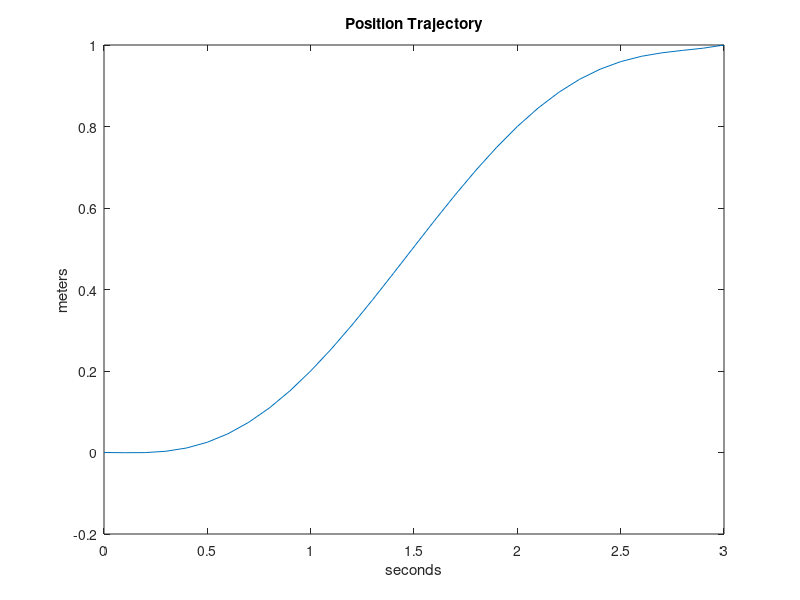
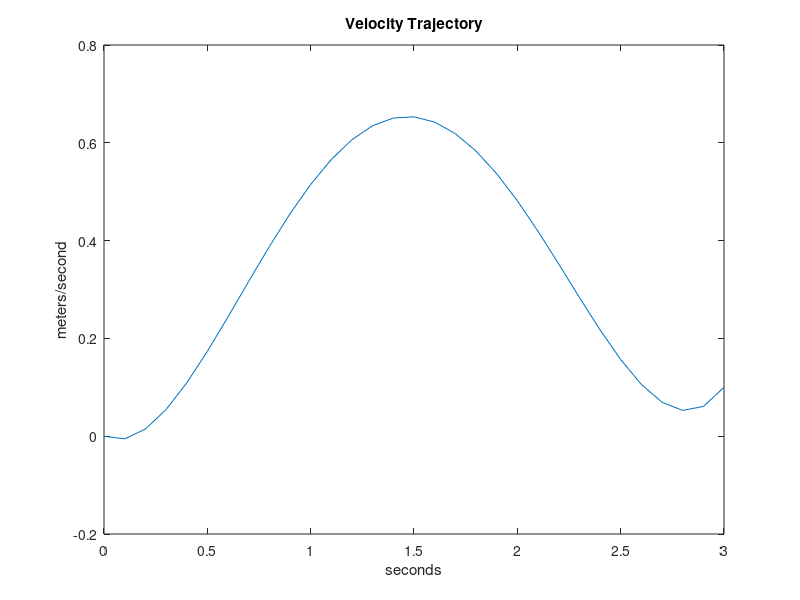
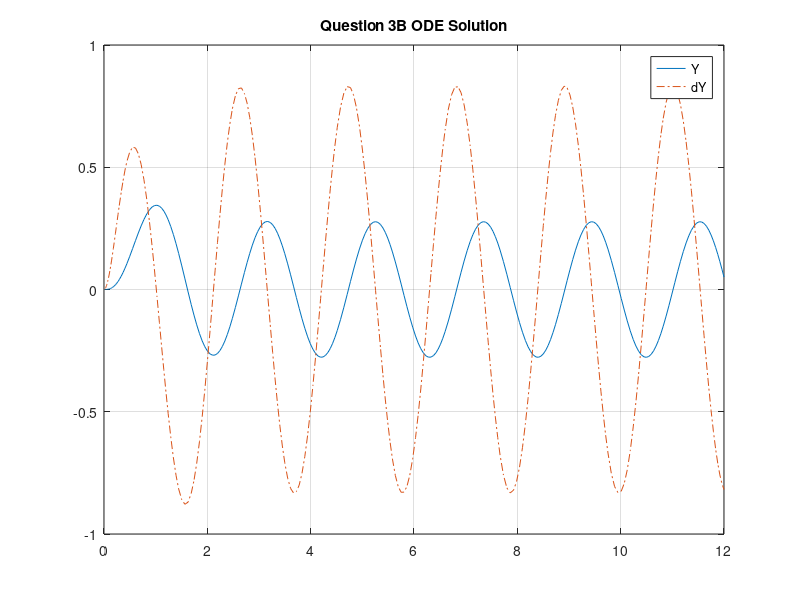
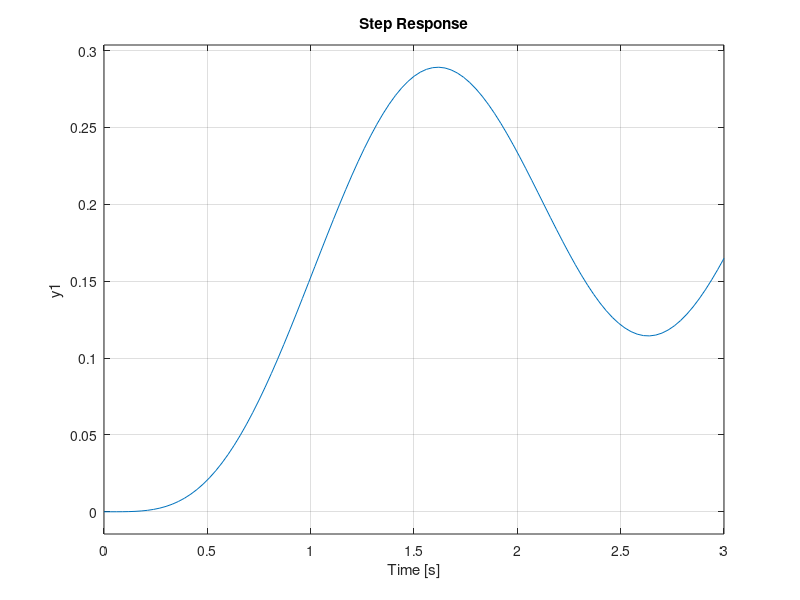

Source code (MATLAB) for these figures, in order: (Note: this script raises an error after producing the figures.)
%% RBE500 Harrilal Final Report

function RBE500Final
question1
question2
question3b
question3d
question4
question5
end

function question1

A = [ 1 0 0 0 0 0;
    1 1 1 1 1 1;
    1 2 4 8 16 32;
    1 3 9 27 81 243;
    0 1 0 0 0 0
    0 1 6 27 108 405];

B = [ 0; 0.2; 0.8; 1; 0; 0.1];

%solve for coeffs of polynomial
y = A\B


%reverse y to put in form for polyval
r=wrev(y)
t = 0:.1:3;

p = polyval(r,t);

%plot position
figure(1)
plot(t,p)
title('Position Trajectory')
xlabel('seconds')
ylabel('meters')

k = polyder(r);
pdot = polyval(k,t);
%plot velocity
figure(2)
plot(t,pdot)
title('Velocity Trajectory')
xlabel('seconds')
ylabel('meters/second')
%<sprintf('\L')>
end

function question2

H0_1 = Tx(5)*Rx(-60)*Tz(4)*Ry(-90)*Rz(90)*Tx(-4*sqrt(3))

H1_0 = inv(H0_1)

end

%

function question3b

figure(3)
[T,Y] = ode45(@equation3,[0 12],[0 0]);
plot(T,Y(:,1),'-',T,Y(:,2),'-.'); grid on;
legend('Y', 'dY');
title('Question 3B ODE Solution')

end

function question3d
num = [15];
den = [1 6 17 54 72];
sys = tf(num,den)

figure(4)
step(sys)
end

function question4

syms theta1 d2 theta3 theta4

H0_1 = Ty(3)*Rzrad(theta1)
H1_2 = Ty(5)*Tx(d2)
H2_3 = Rx(-90)*Tz(8)*Rzrad(theta3)
H3_4 = Rx(90)*Tx(4)*Rzrad(theta4)
H4_5 = Tx(2)

H0_5 = H0_1*H1_2*H2_3*H3_4*H4_5

end



function question5
num = [1];
den = [1 4 6];
sys = tf(num,den)


sys_cl = feedback(sys,1)


%PD controller
Kp = 4;
Kd = 1;
C = pid(Kp,0,Kd)
T = feedback(C*sys,1)

figure(5)
t = 0:0.01:4;
u = exp(-2*t).*sin(4*t);
lsim(sys,u,t)   % u,t define the input signal



end




%supporting functions
function dy = equation3(t, y)
dy(1,:) = y(2);
dy(2,:) = 5*sin(3*t) -6*y(2) - 8*y(1);
end

%Function which performs the 2 dimensional rotation
%Input argument is theta in Degrees
function A=R2D(theta)

A=[cosd(theta),-sind(theta); 
    sind(theta), cosd(theta)];

end

%Function which performs the 3 dimensional rotation
%about X-Axis
%Input argument is theta in Degrees
function A=Rx(theta)

A=[1,0,0,0; 
    0, cosd(theta),-sind(theta), 0; 
    0 sind(theta), cosd(theta), 0;
    0,0,0,1];

end

%Function which performs the 3 dimensional rotation
%about y-Axis
%Input argument is theta in Degrees
function A=Ry(theta)

A=[cosd(theta), 0 , sind(theta),0; 
    0, 1, 0, 0; 
    -sind(theta), 0, cosd(theta), 0;
    0,0,0,1];

end

%Function which performs the 3 dimensional rotation
%about Z-Axis
%Input argument is theta in Degrees
function A=Rz(theta)

A=[cosd(theta), -sind(theta), 0, 0; 
    sind(theta) cosd(theta), 0, 0; 
    0,0,1, 0;
    0,0,0,1];

end

%Function which performs the 3 dimensional rotation
%about Z-Axis
%Input argument is theta in radians or symbolic
function A=Rzrad(theta)

A=[cos(theta), -sin(theta), 0, 0; 
    sin(theta) cos(theta), 0, 0; 
    0,0,1, 0;
    0,0,0,1];

end

%Function which performs the 3 dimensional Translation
%Translation is along X-axis
%Input argument is distance in meters
function A=Tx(d)

A=[1, 0, 0, d;
   0, 1, 0, 0;
   0, 0, 1, 0;
   0, 0, 0, 1];

end

%Function which performs the 3 dimensional Translation
%Translation is along y-axis
%Input argument is distance in meters
function A=Ty(d)

A=[1, 0, 0, 0;
   0, 1, 0, d;
   0, 0, 1, 0;
   0, 0, 0, 1];

end

%Function which performs the 3 dimensional Translation
%Translation is along Z-axis
%Input argument is distance in meters
function A=Tz(d)

A=[1, 0, 0, 0;
   0, 1, 0, 0;
   0, 0, 1, d;
   0, 0, 0, 1];

end

